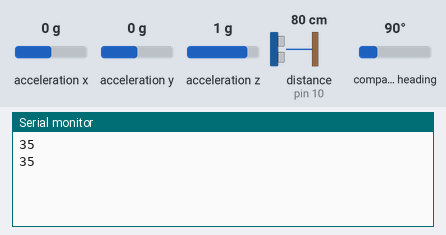
Recording of a sketch running on a simulated Arduino Uno, built with avr-gcc and run on an emulated ATmega328P. Parts: the last lines printed to the serial monitor. The test bench sets the inputs (shaded band); at power-on: distance to the obstacle (sensor on pin 10) 80 cm, compass heading 90°, acceleration x 0 g, acceleration y 0 g, acceleration z 1 g.

Above: at 2.2 s.
2.3 s: distance to the obstacle (sensor on pin 10) set to 2 cm
At 3.6 s:
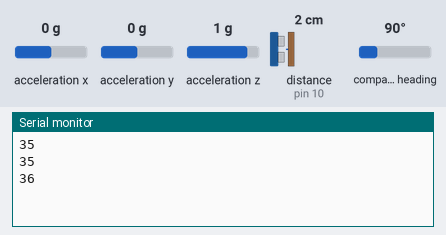
3.8 s: compass heading set to 7°
At 5.1 s:
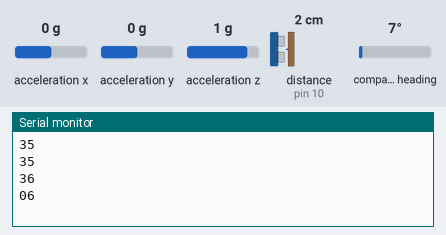
5.3 s: distance to the obstacle (sensor on pin 10) set to 9 cm
At 6.1 s:
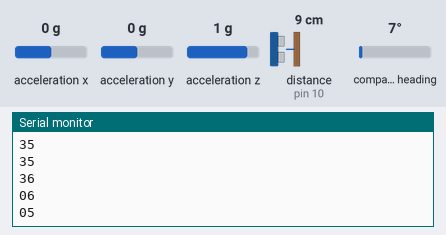
Timing chart, 0 to 8.3 s (numbered marks = the images above; inputs shaded):
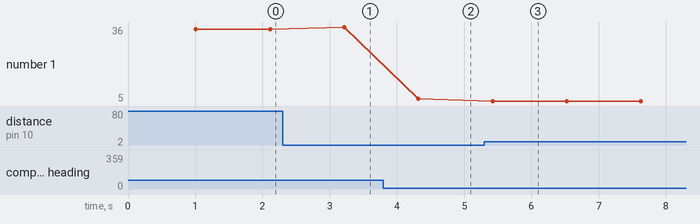

Measured:
- after the input at 2.3 s, the serial monitor: prints a new line after 0.92 s (image 1)
- after the input at 3.8 s, the serial monitor: prints a new line after 0.52 s (image 2)
- after the input at 5.3 s, the serial monitor: prints a new line after 0.12 s (image 3)
- plotted number 1: 35 → 36 after the input at 2.3 s, 36 → 6 after the input at 3.8 s, 6 → 5 after the input at 5.3 s

The sketch:

sensor_wheel_handle.ino
```cpp
#include <Adafruit_Sensor.h>
#include <Wire.h>
#include <Adafruit_BNO055.h>
#include <utility/imumaths.h>
#include <HCSR04.h>


/* This driver uses the Adafruit unified sensor library (Adafruit_Sensor),
   which provides a common 'type' for sensor data and some helper functions.

   To use this driver you will also need to download the Adafruit_Sensor
   library and include it in your libraries folder.

   You should also assign a unique ID to this sensor for use with
   the Adafruit Sensor API so that you can identify this particular
   sensor in any data logs, etc.  To assign a unique ID, simply
   provide an appropriate value in the constructor below (12345
   is used by default in this example).

   Connections
   ===========
   Connect SCL to analog 5
   Connect SDA to analog 4
   Connect VDD to 3-5V DC
   Connect GROUND to common ground

   History
   =======
   2015/MAR/03  - First release (KTOWN)
   2015/AUG/27  - Added calibration and system status helpers
*/

/* Set the delay between fresh samples */
#define BNO055_SAMPLERATE_DELAY_MS (100)

Adafruit_BNO055 bno = Adafruit_BNO055(55);
UltraSonicDistanceSensor distanceSensor(9, 10);

/**************************************************************************/
/*
    Displays some basic information on this sensor from the unified
    sensor API sensor_t type (see Adafruit_Sensor for more information)
*/
/**************************************************************************/
void displaySensorDetails(void)
{
  sensor_t sensor;
  bno.getSensor(&sensor);
//  Serial.println("------------------------------------");
//  Serial.print  ("Sensor:       "); Serial.println(sensor.name);
//  Serial.print  ("Driver Ver:   "); Serial.println(sensor.version);
//  Serial.print  ("Unique ID:    "); Serial.println(sensor.sensor_id);
//  Serial.print  ("Max Value:    "); Serial.print(sensor.max_value); Serial.println(" xxx");
//  Serial.print  ("Min Value:    "); Serial.print(sensor.min_value); Serial.println(" xxx");
//  Serial.print  ("Resolution:   "); Serial.print(sensor.resolution); Serial.println(" xxx");
//  Serial.println("------------------------------------");
//  Serial.println("");
//  delay(500);
}

/**************************************************************************/
/*
    Display some basic info about the sensor status
*/
/**************************************************************************/
void displaySensorStatus(void)
{
  /* Get the system status values (mostly for debugging purposes) */
  uint8_t system_status, self_test_results, system_error;
  system_status = self_test_results = system_error = 0;
  bno.getSystemStatus(&system_status, &self_test_results, &system_error);

  /* Display the results in the Serial Monitor */
//  Serial.println("");
//  Serial.print("System Status: 0x");
//  Serial.println(system_status, HEX);
//  Serial.print("Self Test:     0x");
//  Serial.println(self_test_results, HEX);
//  Serial.print("System Error:  0x");
//  Serial.println(system_error, HEX);
//  Serial.println("");
//  delay(500);
}

/**************************************************************************/
/*
    Display sensor calibration status
*/
/**************************************************************************/
void displayCalStatus(void)
{
  /* Get the four calibration values (0..3) */
  /* Any sensor data reporting 0 should be ignored, */
  /* 3 means 'fully calibrated" */
  uint8_t system, gyro, accel, mag;
  system = gyro = accel = mag = 0;
  bno.getCalibration(&system, &gyro, &accel, &mag);

  /* The data should be ignored until the system calibration is > 0 */
//  Serial.print("\t");
//  if (!system)
//  {
//    Serial.print("! ");
//  }
//
//  /* Display the individual values */
//  Serial.print("Sys:");
//  Serial.print(system, DEC);
//  Serial.print(" G:");
//  Serial.print(gyro, DEC);
//  Serial.print(" A:");
//  Serial.print(accel, DEC);
//  Serial.print(" M:");
//  Serial.print(mag, DEC);
}

/**************************************************************************/
/*
    Arduino setup function (automatically called at startup)
*/
/**************************************************************************/
void setup(void)
{
  Serial.begin(9600);
//  Serial.println("Orientation Sensor Test"); Serial.println("");

  /* Initialise the sensor */
  if(!bno.begin())
  {
    /* There was a problem detecting the BNO055 ... check your connections */
//    Serial.print("Ooops, no BNO055 detected ... Check your wiring or I2C ADDR!");
    while(1);
  }

  delay(1000);

  /* Display some basic information on this sensor */
  displaySensorDetails();

  /* Optional: Display current status */
  displaySensorStatus();

  bno.setExtCrystalUse(true);
}

int displayTurn(float x){
//  Serial.println("");
  int state = 0;
  if(x < 335 && x > 300){
//    Serial.println("Turning Right 45 deg");
    state = 1;
//    Serial.println("2");
    return 2;
  }
  else if(x < 300 && x > 270){
//    Serial.println("Turning Right 90 deg");
    state = 2;
//    Serial.println("1");
    return 1;
  }
  else if(x > 20  && x < 65){
//    Serial.println("Turning Left 45 deg");
    state = -1;
//    Serial.println("4");
    return 4;
  }
  else if(x > 65 && x < 100){
//    Serial.println("Turning Left 90 deg");
    state = -2;
//    Serial.println("3");
    return 3;
  }
  else{
//    Serial.println("Not turning");
    state = 0;
//    Serial.println("0");
    return 0;
  }

}

/**************************************************************************/
/*
    Arduino loop function, called once 'setup' is complete (your own code
    should go here)
*/
/**************************************************************************/
void loop(void)
{
  /* Get a new sensor event */
  sensors_event_t event;
  bno.getEvent(&event);
  String state = "";

  /* Display the floating point data */
//  Serial.print("X: ");
//  Serial.print(event.orientation.x, 4);
//  Serial.print("\tY: ");
//  Serial.print(event.orientation.y, 4);
//  Serial.print("\tZ: ");
//  Serial.print(event.orientation.z, 4);

  state += displayTurn(event.orientation.x);

    float distance = distanceSensor.measureDistanceCm();
//    Serial.println(distance);
    if(distance > 7.5 || distance == -1){
       //Serial.println("Up");
       state += 5;
//       Serial.println('5');
    }
    else if(distance < 4.3 && distance > 0){
//      Serial.println("Down");
      state += 6;
//      Serial.println('6');
    }
    else{
//      Serial.println("Center");
      state += 7;
//      Serial.println('7');
    }

    Serial.println(state);
    delay(1000);

  /* Optional: Display calibration status */
  displayCalStatus();

  /* Optional: Display sensor status (debug only) */
  displaySensorStatus();

  /* New line for the next sample */
//  Serial.println("");

  /* Wait the specified delay before requesting nex data */
  delay(BNO055_SAMPLERATE_DELAY_MS);
}
```
